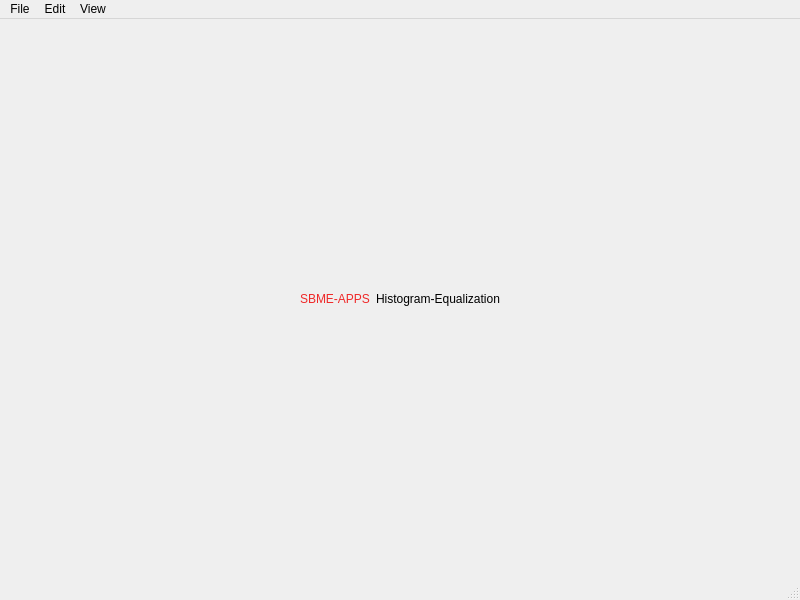
<?xml version="1.0" encoding="UTF-8"?>
<ui version="4.0">
 <class>MainWindow</class>
 <widget class="QMainWindow" name="MainWindow">
  <property name="geometry">
   <rect>
    <x>0</x>
    <y>0</y>
    <width>800</width>
    <height>600</height>
   </rect>
  </property>
  <property name="windowTitle">
   <string>MainWindow</string>
  </property>
  <widget class="QWidget" name="centralwidget">
   <layout class="QVBoxLayout" name="verticalLayout_2">
    <item>
     <layout class="QHBoxLayout" name="horizontalLayout">
      <item>
       <spacer name="horizontalSpacer">
        <property name="orientation">
         <enum>Qt::Horizontal</enum>
        </property>
        <property name="sizeHint" stdset="0">
         <size>
          <width>40</width>
          <height>20</height>
         </size>
        </property>
       </spacer>
      </item>
      <item>
       <widget class="QLabel" name="label_2">
        <property name="styleSheet">
         <string notr="true">font: 63 16pt &quot;URW Bookman&quot;;
color: rgb(239, 41, 41);
font: 75 16pt &quot;Ubuntu Condensed&quot;;</string>
        </property>
        <property name="text">
         <string>SBME-APPS</string>
        </property>
       </widget>
      </item>
      <item>
       <widget class="QLabel" name="label">
        <property name="styleSheet">
         <string notr="true">
font: 12pt &quot;Waree&quot;;
</string>
        </property>
        <property name="text">
         <string>Histogram-Equalization</string>
        </property>
       </widget>
      </item>
      <item>
       <spacer name="horizontalSpacer_2">
        <property name="orientation">
         <enum>Qt::Horizontal</enum>
        </property>
        <property name="sizeHint" stdset="0">
         <size>
          <width>40</width>
          <height>20</height>
         </size>
        </property>
       </spacer>
      </item>
     </layout>
    </item>
   </layout>
  </widget>
  <widget class="QMenuBar" name="menubar">
   <property name="geometry">
    <rect>
     <x>0</x>
     <y>0</y>
     <width>800</width>
     <height>22</height>
    </rect>
   </property>
   <widget class="QMenu" name="menuFile">
    <property name="title">
     <string>File</string>
    </property>
   </widget>
   <widget class="QMenu" name="menuEdit">
    <property name="title">
     <string>Edit</string>
    </property>
   </widget>
   <widget class="QMenu" name="menuView">
    <property name="title">
     <string>View</string>
    </property>
   </widget>
   <addaction name="menuFile"/>
   <addaction name="menuEdit"/>
   <addaction name="menuView"/>
  </widget>
  <widget class="QStatusBar" name="statusbar"/>
 </widget>
 <resources/>
 <connections/>
</ui>
